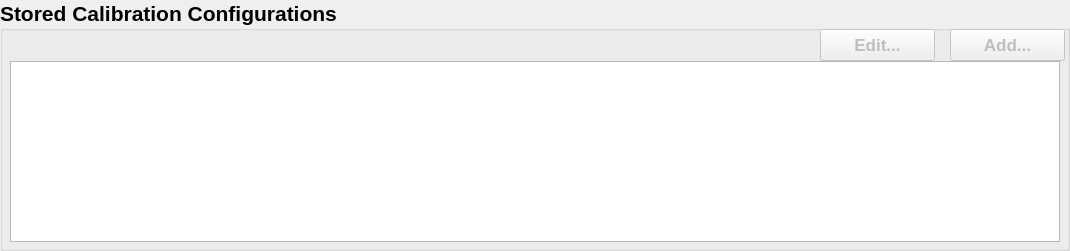
   <widget class="QGroupBox" name="calListGB">
    <property name="geometry">
     <rect>
      <x>10</x>
      <y>10</y>
      <width>1070</width>
      <height>251</height>
     </rect>
    </property>
    <property name="font">
     <font>
      <pointsize>16</pointsize>
      <weight>75</weight>
      <bold>true</bold>
     </font>
    </property>
    <property name="title">
     <string>Stored Calibration Configurations</string>
    </property>
    <widget class="QTableView" name="cfgListTV">
     <property name="geometry">
      <rect>
       <x>10</x>
       <y>61</y>
       <width>1050</width>
       <height>181</height>
      </rect>
     </property>
     <property name="alternatingRowColors">
      <bool>true</bool>
     </property>
     <property name="selectionMode">
      <enum>QAbstractItemView::SingleSelection</enum>
     </property>
     <property name="selectionBehavior">
      <enum>QAbstractItemView::SelectRows</enum>
     </property>
     <property name="cornerButtonEnabled">
      <bool>false</bool>
     </property>
    </widget>
    <widget class="QPushButton" name="addBtn">
     <property name="enabled">
      <bool>false</bool>
     </property>
     <property name="geometry">
      <rect>
       <x>950</x>
       <y>29</y>
       <width>115</width>
       <height>32</height>
      </rect>
     </property>
     <property name="font">
      <font>
       <pointsize>13</pointsize>
      </font>
     </property>
     <property name="text">
      <string>Add...</string>
     </property>
    </widget>
    <widget class="QPushButton" name="editBtn">
     <property name="enabled">
      <bool>false</bool>
     </property>
     <property name="geometry">
      <rect>
       <x>820</x>
       <y>29</y>
       <width>115</width>
       <height>32</height>
      </rect>
     </property>
     <property name="font">
      <font>
       <pointsize>13</pointsize>
      </font>
     </property>
     <property name="text">
      <string>Edit...</string>
     </property>
    </widget>
   </widget>
